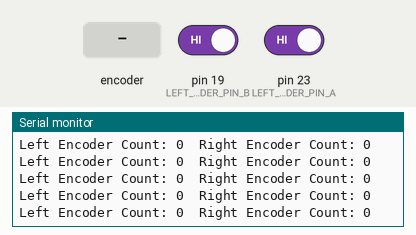
A sketch run on a simulated Arduino Mega 2560, built with avr-gcc and run on an emulated ATmega2560. On the bench: the last lines printed to the serial monitor. The test bench sets the inputs (shaded band); at power-on: pin 19 (LEFT_ENCODER_PIN_B) HIGH, pin 23 (LEFT_ENCODER_PIN_A) HIGH.

Above: at 1.2 s.
1.3 s: pin 19 (LEFT_ENCODER_PIN_B) driven LOW
At 1.32 s:
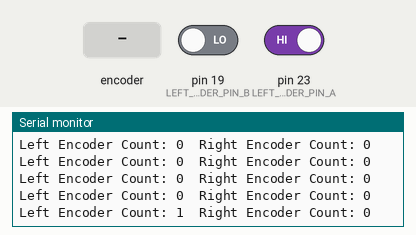
2.8 s: rotary encoder on pin 23 (LEFT_ENCODER_PIN_A) / pin 19 (LEFT_ENCODER_PIN_B) turned 3 steps (first pin leading)
At 3.12 s:
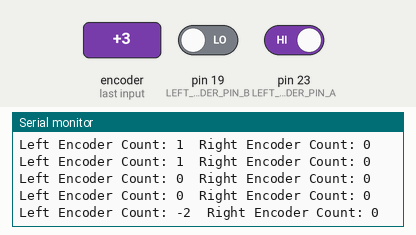
4.9 s: rotary encoder on pin 23 (LEFT_ENCODER_PIN_A) / pin 19 (LEFT_ENCODER_PIN_B) turned 1 step (first pin leading)
At 4.93 s:
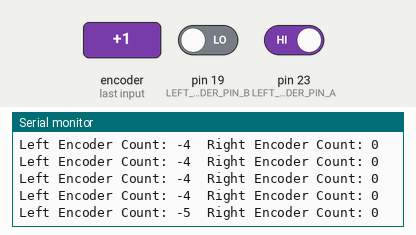
Timing chart, 0 to 7.9 s (numbered marks = the images above; inputs shaded):
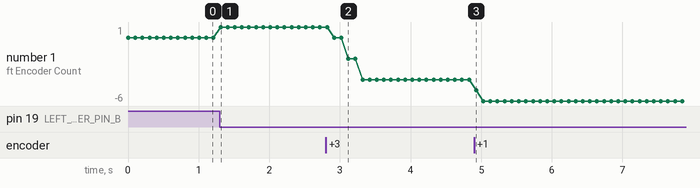

The sketch:

encoder.ino
```cpp
const int LEFT_ENCODER_PIN_A = 23;  // GPIO pin for left encoder A
const int LEFT_ENCODER_PIN_B = 19;  // GPIO pin for left encoder B

// Right encoder pins
const int RIGHT_ENCODER_PIN_A = 13;  // GPIO pin for right encoder A
const int RIGHT_ENCODER_PIN_B = 5;   // GPIO pin for right encoder B


// Volatile variables to store encoder counts
volatile long leftEncoderCount = 0;
volatile long rightEncoderCount = 0;

// Interrupt service routines for left encoder
void handleLeftEncoderA() {
  if (digitalRead(LEFT_ENCODER_PIN_A) == digitalRead(LEFT_ENCODER_PIN_B)) {
    leftEncoderCount++; // Increment for one direction
  } else {
    leftEncoderCount--; // Decrement for the other direction
  }
}

void handleLeftEncoderB() {
  if (digitalRead(LEFT_ENCODER_PIN_A) != digitalRead(LEFT_ENCODER_PIN_B)) {
    leftEncoderCount++; // Increment for one direction
  } else {
    leftEncoderCount--; // Decrement for the other direction
  }
}

// Interrupt service routines for right encoder
void handleRightEncoderA() {
  if (digitalRead(RIGHT_ENCODER_PIN_A) == digitalRead(RIGHT_ENCODER_PIN_B)) {
    rightEncoderCount++; // Increment for one direction
  } else {
    rightEncoderCount--; // Decrement for the other direction
  }
}

void handleRightEncoderB() {
  if (digitalRead(RIGHT_ENCODER_PIN_A) != digitalRead(RIGHT_ENCODER_PIN_B)) {
    rightEncoderCount++; // Increment for one direction
  } else {
    rightEncoderCount--; // Decrement for the other direction
  }
}

void setup() {
  // Initialize serial communication for debugging
  Serial.begin(115200);

  // Configure left encoder pins as input with pull-up
  pinMode(LEFT_ENCODER_PIN_A, INPUT_PULLUP);
  pinMode(LEFT_ENCODER_PIN_B, INPUT_PULLUP);

  // Configure right encoder pins as input with pull-up
  pinMode(RIGHT_ENCODER_PIN_A, INPUT_PULLUP);
  pinMode(RIGHT_ENCODER_PIN_B, INPUT_PULLUP);

  // Attach interrupts for left encoder
  attachInterrupt(digitalPinToInterrupt(LEFT_ENCODER_PIN_A), handleLeftEncoderA, CHANGE);
  attachInterrupt(digitalPinToInterrupt(LEFT_ENCODER_PIN_B), handleLeftEncoderB, CHANGE);

  // Attach interrupts for right encoder
  attachInterrupt(digitalPinToInterrupt(RIGHT_ENCODER_PIN_A), handleRightEncoderA, CHANGE);
  attachInterrupt(digitalPinToInterrupt(RIGHT_ENCODER_PIN_B), handleRightEncoderB, CHANGE);

  Serial.println("Encoder test started. Rotate the motors to see encoder counts.");
}

void loop() {
  // Read the encoder counts (no interrupts blocked)
  long leftCount, rightCount;
  noInterrupts();
  leftCount = leftEncoderCount;
  rightCount = rightEncoderCount;
  interrupts();

  // Display the counts on the Serial Monitor
  Serial.print("Left Encoder Count: ");
  Serial.print(leftCount);
  Serial.print("\tRight Encoder Count: ");
  Serial.println(rightCount);

  delay(100); // Small delay for readability
}
```

Measured:
- after the input at 1.3 s, the serial monitor: prints a new line at once (image 1)
- after the input at 2.8 s, the serial monitor: prints a new line after 0.32 s (image 2)
- after the input at 4.9 s, the serial monitor: prints a new line at once (image 3)
- plotted number 1: 0 → 1 after the input at 1.3 s, 1 → -4 after the input at 2.8 s, -4 → -6 after the input at 4.9 s
